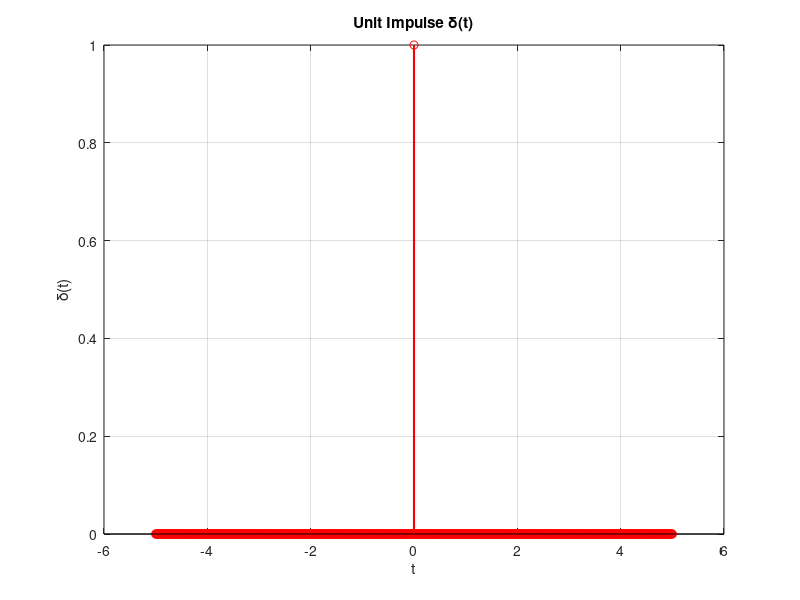
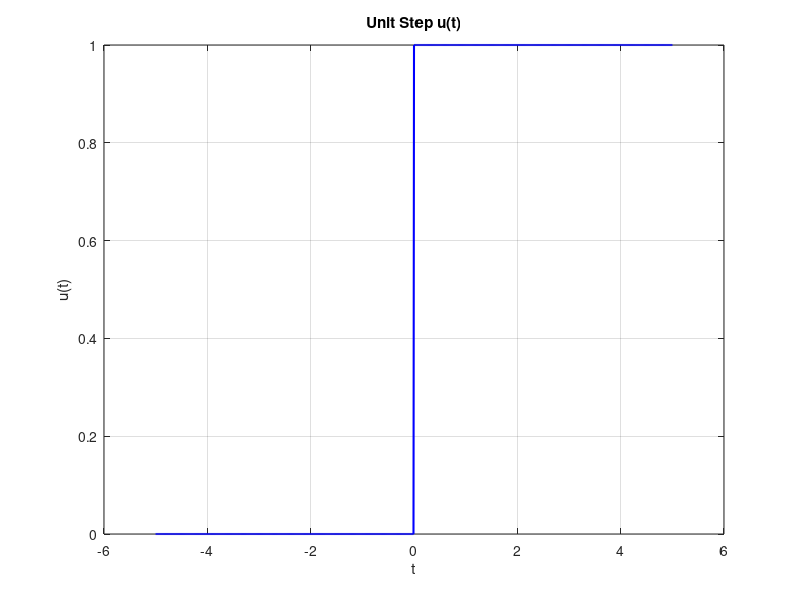
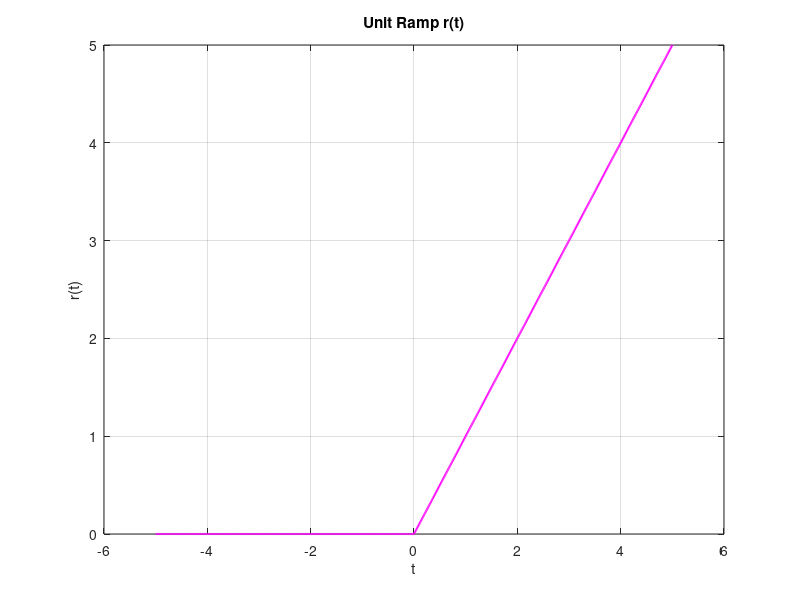
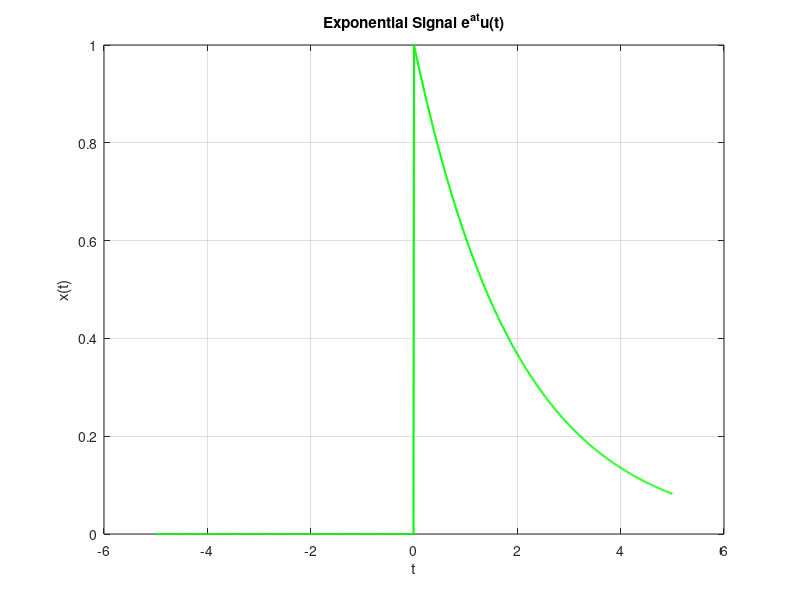

Reproduce these figures in MATLAB, in order.
% Continuous-Time Signal Generation
clc; clear; close all;

% Time axis (approximate continuous time with fine steps)
t = -5:0.01:5;

%% 1. Unit Impulse (delta function approximation)
% Since ideal delta is not realizable, approximate using a very narrow pulse
delta = t==0;  

figure;
stem(t, delta, 'r', 'LineWidth', 1.5); grid on;
title('Unit Impulse \delta(t)');
xlabel('t'); ylabel('\delta(t)');

%% 2. Unit Step
u = double(t >= 0);

figure;
plot(t, u, 'b', 'LineWidth', 1.5); grid on;
title('Unit Step u(t)');
xlabel('t'); ylabel('u(t)');

%% 3. Unit Ramp
r = t .* (t >= 0);

figure;
plot(t, r, 'm', 'LineWidth', 1.5); grid on;
title('Unit Ramp r(t)');
xlabel('t'); ylabel('r(t)');

%% 4. Exponential Signal
a = -0.5; % decay constant (change for growth/decay)
x_exp = exp(a*t) .* (t >= 0); % causal exponential

figure;
plot(t, x_exp, 'g', 'LineWidth', 1.5); grid on;
title('Exponential Signal e^{at}u(t)');
xlabel('t'); ylabel('x(t)');

%% 5. Signum Signal
sgn = sign(t);

figure;
plot(t, sgn, 'k', 'LineWidth', 1.5); grid on;
title('Signum Signal sgn(t)');
xlabel('t'); ylabel('sgn(t)');

%% 6. Sinc Signal
x_sinc = sinc(t); % MATLAB defines sinc(x) = sin(pi*x)/(pi*x)

figure;
plot(t, x_sinc, 'c', 'LineWidth', 1.5); grid on;
title('Sinc Signal sinc(t) = sin(\pit)/(\pit)');
xlabel('t'); ylabel('sinc(t)');
